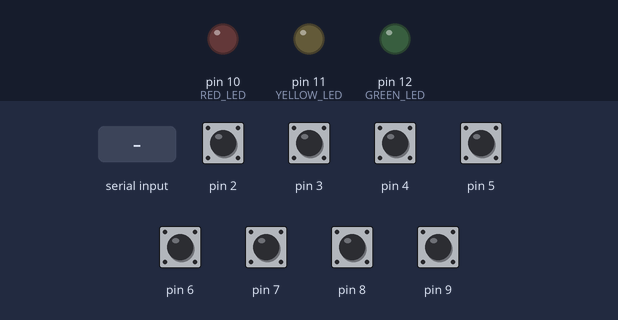
A sketch run on a simulated Arduino Uno, built with avr-gcc and run on an emulated ATmega328P. Parts: output pins drawn as LEDs (lit = HIGH). Inputs (shaded band) come from the test bench; at power-on: pin 2–9 HIGH.

Above: at 1.2 s.
1.3 s: "R" received over Serial
At 2.0 s:
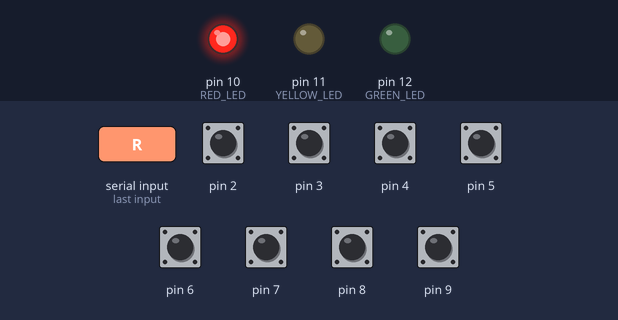
2.8 s: "Y" received over Serial
At 3.2 s:
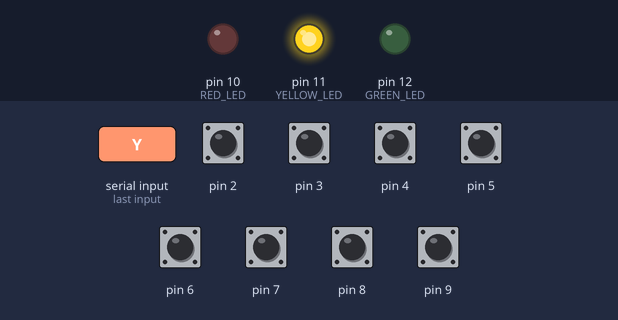
4.3 s: "G" received over Serial
At 5.5 s:
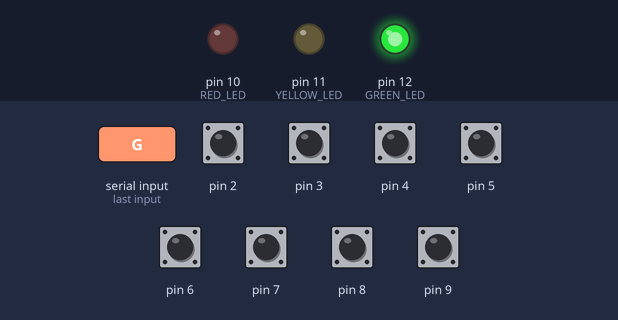
7.4 s: "1" received over Serial
At 7.9 s:
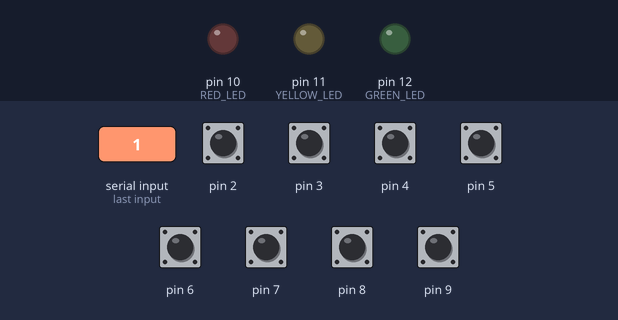
Timing chart, 0 to 9.9 s (numbered marks = the images above; inputs shaded):
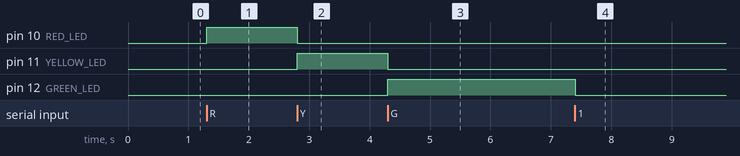

Measured:
- after the input at 1.3 s, pin 10 (RED_LED): LOW → HIGH at once
- after the input at 2.8 s, pin 10 (RED_LED): HIGH → LOW at once; pin 11 (YELLOW_LED): LOW → HIGH at once
- after the input at 4.3 s, pin 11 (YELLOW_LED): HIGH → LOW at once; pin 12 (GREEN_LED): LOW → HIGH at once
- after the input at 7.4 s, pin 12 (GREEN_LED): HIGH → LOW at once

The sketch:

arduino_music_game.ino
```cpp
#define DO_BTN 2
#define RE_BTN 3
#define MI_BTN 4
#define FA_BTN 5
#define SOL_BTN 6
#define LA_BTN 7
#define SI_BTN 8
#define DO2_BTN 9

#define RED_LED 10
#define YELLOW_LED 11
#define GREEN_LED 12

void setup() {
  Serial.begin(9600);

  // Setup button pins as inputs with pull-up resistors
  for (int i = DO_BTN; i <= DO2_BTN; i++) {
    pinMode(i, INPUT_PULLUP);
  }

  // Setup LED pins as outputs
  pinMode(RED_LED, OUTPUT);
  pinMode(YELLOW_LED, OUTPUT);
  pinMode(GREEN_LED, OUTPUT);

  // Turn off all LEDs initially
  digitalWrite(RED_LED, LOW);
  digitalWrite(YELLOW_LED, LOW);
  digitalWrite(GREEN_LED, LOW);
}

void loop() {
  // Check for button presses
  for (int i = DO_BTN; i <= DO2_BTN; i++) {
    if (digitalRead(i) == LOW) {  // Button is pressed (LOW due to pull-up)
      Serial.println(i);  // Send button number to web interface
      delay(200);  // Debounce delay
    }
  }

  // Check for incoming score data from web interface
  if (Serial.available() > 0) {
    char score = Serial.read();

    // Turn off all LEDs first
    digitalWrite(RED_LED, LOW);
    digitalWrite(YELLOW_LED, LOW);
    digitalWrite(GREEN_LED, LOW);

    // Light up appropriate LED based on score
    switch (score) {
      case 'R':  // Red for poor performance
        digitalWrite(RED_LED, HIGH);
        break;
      case 'Y':  // Yellow for average performance
        digitalWrite(YELLOW_LED, HIGH);
        break;
      case 'G':  // Green for good performance
        digitalWrite(GREEN_LED, HIGH);
        break;
    }
  }
}
```
